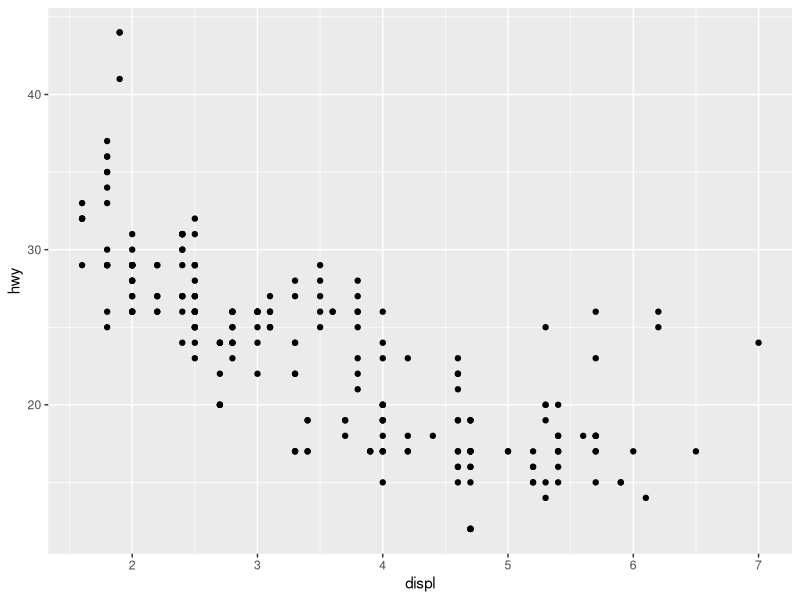
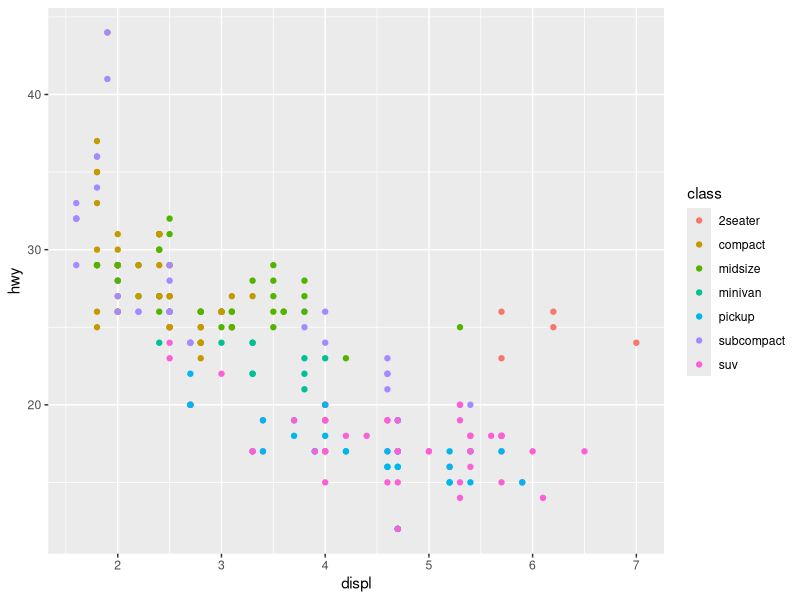
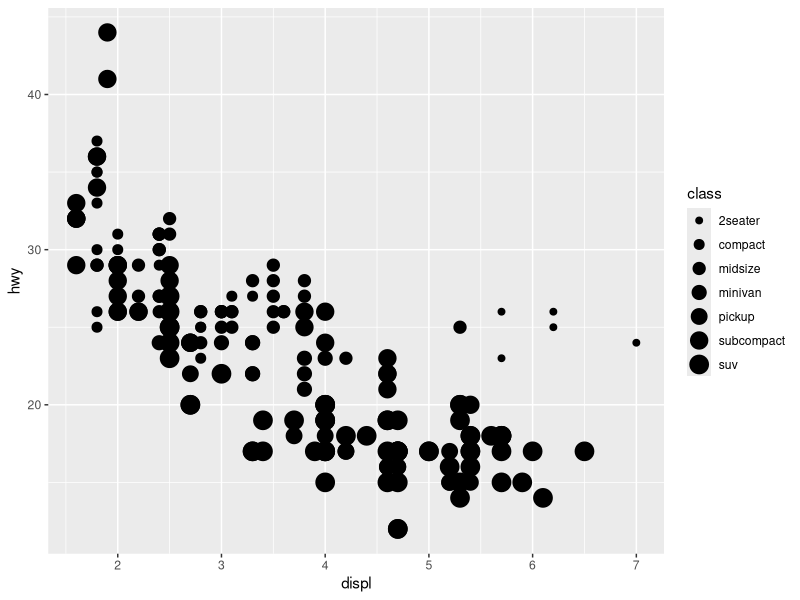
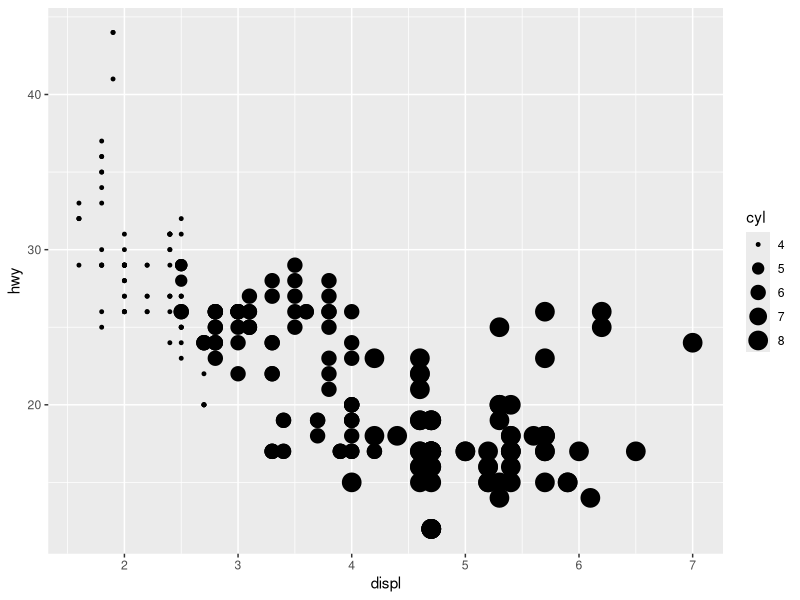
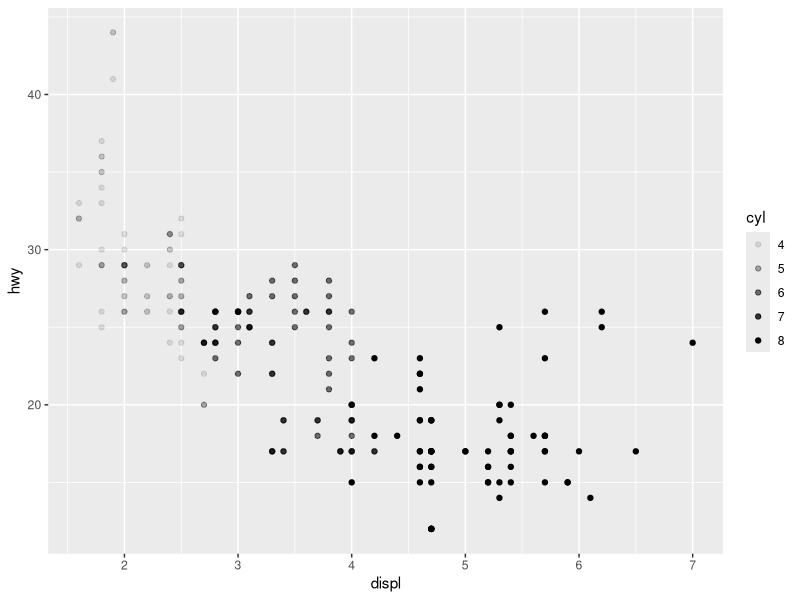
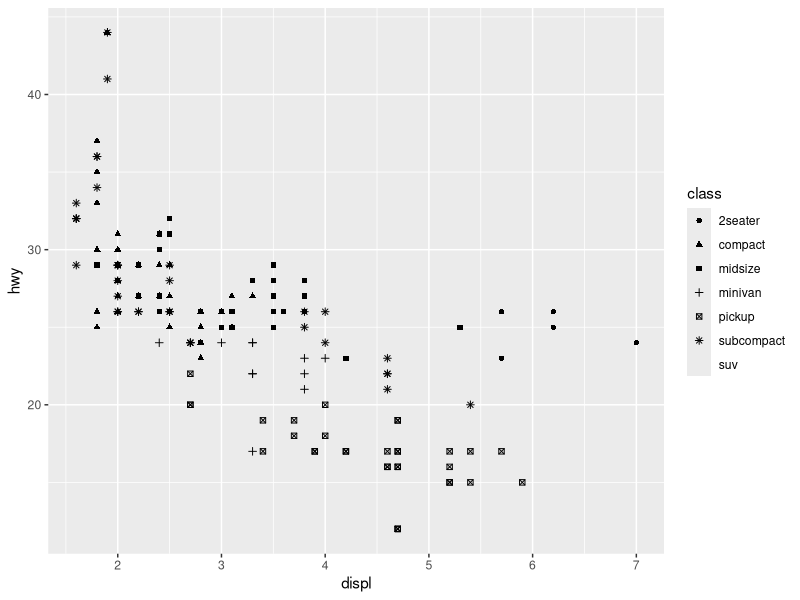
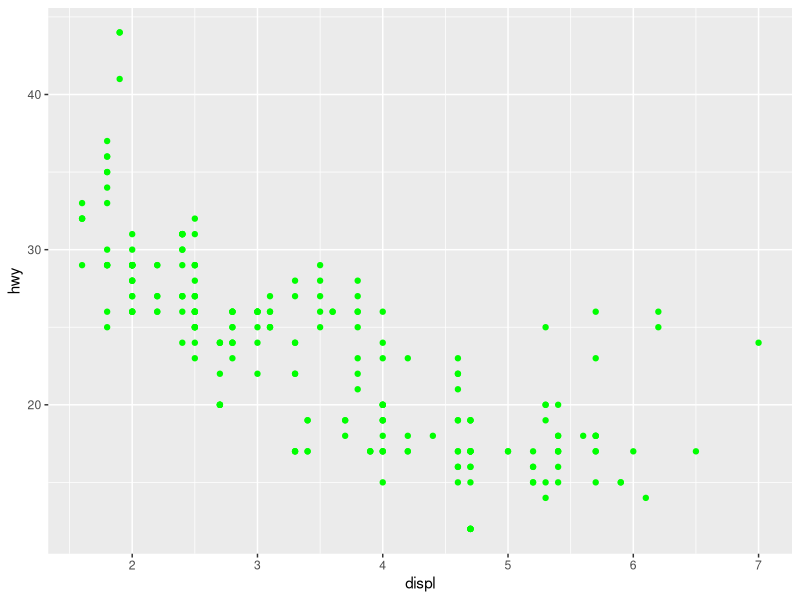
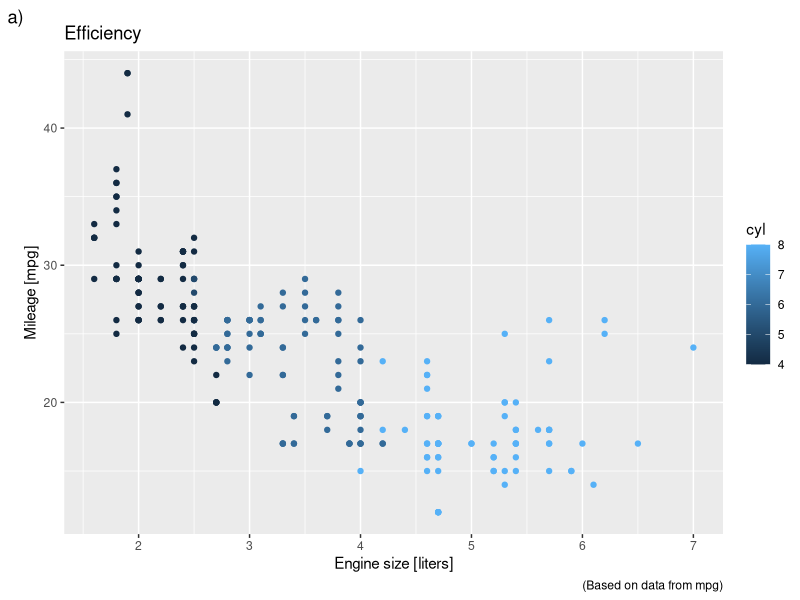

Source code (R) for these figures, in order:
rm(list = ls())
#install.packages("tidyverse")
#install.packages("gridExtra")
#install.packages("MASS")
library(tidyverse)
library(gridExtra)
library(MASS)

data("mpg")
head(mpg)

# scatterplot of engine size (displ) and highway mileage (hwy) in mpg data. 
ggplot(data = mpg) + 
  geom_point(mapping = aes(x = displ, y = hwy))

# colored scatterplot, color based on class variable that is a factor (categorical)
ggplot(data = mpg) + 
  geom_point(mapping = aes(x = displ, y = hwy, color = class))

# size of scatter based on factor variable. Warning as size should be applied to continuous variable
ggplot(data = mpg) + 
  geom_point(mapping = aes(x = displ, y = hwy, size = class))

# size is better suited for numeric variables such as cyl
ggplot(data = mpg) + 
  geom_point(mapping = aes(x = displ, y = hwy, size = cyl))

# alpha controls the transparency of scatter. Ideal for continuous variable
ggplot(data = mpg) + 
  geom_point(mapping = aes(x = displ, y = hwy, alpha = cyl))

# shape controls the shape of the scatter. Here, factor variable is best suited to match to each shape.
ggplot(data = mpg) + 
  geom_point(mapping = aes(x = displ, y = hwy, shape = class))

# change the aesthetics of the entire plot by putting size, shape, color arguments outside of aes.
ggplot(data = mpg) + 
  geom_point(mapping = aes(x = displ, y = hwy), shape = 19, color = "green")

# labs can be used to assign labels
ggplot(data = mpg) + 
  geom_point(mapping = aes(x = displ, y = hwy, color = cyl)) + 
  labs(x = "Engine size [liters]", y = "Mileage [mpg]", title = "Efficiency", caption = "(Based on data from mpg)", tag = "a)")

# to make subplots based on multiple categories use facet_wrap. 
ggplot(data = mpg) + 
  geom_point(mapping = aes(x = displ, y = hwy)) +
  facet_wrap(~ manufacturer, nrow = 2)

# facet_grid() can make subplots based on two categorical variables
ggplot(data = mpg) + 
  geom_point(mapping = aes(x = displ, y = hwy)) +
  facet_grid(class ~ cyl)

# draws a smooth line using local regression. Shading based on standard error
ggplot(data = mpg) +
  geom_smooth(mapping = aes(x = displ, y = hwy))

# you can separate the lines by categories (here, drv)
ggplot(data = mpg) +
  geom_smooth(mapping = aes(x = displ, y = hwy, linetype = as.factor(cyl)))

# you can combine multiple layers of geoms over each other. For e.g. combining a scatterplot and a smooth lineplot
ggplot(data = mpg) +
  geom_point(mapping = aes(x = displ, y = hwy)) +     #notice that I am repeating code, which is not good
  geom_smooth(mapping = aes(x = displ, y = hwy))

# Instead we can write the above code as
ggplot(data = mpg, mapping = aes(x = displ, y = hwy)) +
  geom_point() + 
  geom_smooth()

# you can override global aesthetic mapping by  providing local aes mappings
ggplot(data = mpg, mapping = aes(x = displ, y = hwy, color = class)) +
  geom_point() +      # this is not good, since we to color by class in the scatterplot, not differentiate in the lineplot
  geom_smooth()

# Instead we can do the above as 
ggplot(data = mpg, mapping = aes(x = displ, y = hwy)) +
  geom_point(mapping = aes(color = class)) +     
  geom_smooth()

# We can also give different data to different geoms. 
ggplot(data = mpg, mapping = aes(x = displ, y = hwy)) +
  geom_point(mapping = aes(color = class)) +     
  geom_smooth(data = filter(mpg, class == "compact"), se = FALSE) #se = false turns off shading for standard error

# create a bar chart using geom_bar. Geom_bar will autocompute counts and draw ditribution
ggplot(data = mpg) +
  geom_bar(mapping = aes(x = class))

# Creating a testing a variable demo
demo <-  tribble( ~cut, ~freq, 
                  "Fair", 1610,
                  "Good", 4906,
                  "Very Good", 12082,
                  "Premium", 13791,
                  "Ideal", 21551)
# To plot an already computed frequency, use stat = "identity"
ggplot(data = demo) +
  geom_bar(mapping = aes(x = cut, y = freq), stat = "identity")

# you can also draw bar charts for proportions using prop if you don't have the frequency computed. 
# Proportion is computed for the whole group, so group = 1.
ggplot(data = mpg) +
  geom_bar(mapping = aes(x = class, y = stat(prop), group = 1))

# stat_summary() creates a summary plot with median, max, and min. 
ggplot(data = mpg) + 
  stat_summary(mapping = aes(x  = class, y = hwy), fun.ymin = min, fun.ymax =  max, fun.y = median)

# bar charts also have color / fill argument that colors each category uniquely
ggplot(data = mpg) +
  geom_bar(mapping = aes(x = class, color = class))
 
# or even better
ggplot(data = mpg) +
  geom_bar(mapping = aes(x = class, fill = class))

# to get stacked bar chart, change the fill variable to a categorical variable that is not the x-variable.
ggplot(data = mpg) +
  geom_bar(mapping = aes(x = class, fill = drv))

# Instead of stacked, if you want to separate the stacks by slight moving left and right of the tick marks, use position = "dodge"
ggplot(data = mpg) +
  geom_bar(mapping = aes(x = class, fill = drv), position = "dodge")

# histograms are very useful and can be created by geom_histogram()
ggplot(data = mpg) +
  geom_histogram(binwidth = 2, mapping = aes(x = hwy))

# gridExtra package helps make multiple plots in a grid. Let me show how the binwidth affects the histogram
plot1 = ggplot(data = mpg) +
  geom_histogram(binwidth = 0.5, mapping = aes(x = hwy)) + 
  labs(title = "Binwidth = 0.5")

plot2 = ggplot(data = mpg) +
  geom_histogram(binwidth = 1, mapping = aes(x = hwy)) + 
  labs(title = "Binwidth = 1")

plot3 = ggplot(data = mpg) +
  geom_histogram(binwidth = 2, mapping = aes(x = hwy)) + 
  labs(title = "Binwidth = 2")

plot4= ggplot(data = mpg) +
  geom_histogram(binwidth = 3, mapping = aes(x = hwy)) + 
  labs(title = "Binwidth = 3")

# putting multiple plots onto a grid
grid.arrange(plot1, plot2, plot3, plot4, ncol = 4)

# we can also create smoothed histogram, aka a density plot
ggplot(data = mpg) +
  geom_density(mapping = aes(x = hwy))

# Another useful plot is a lollipop chart: hybrid between a bar chart and scatterplot
# Let's plot mtcars data sorted by mpg, and plot the cars along with mpg values
mtcars %>% mutate(carnames = rownames(mtcars)) %>%
  arrange(mpg) %>%
  mutate(ynames = factor(carnames, levels = carnames)) %>%  #need to convert car names to factors, then it can be plotted in geom_segment()
  ggplot(aes(x = mpg, y = ynames)) + 
  geom_segment(aes(x = 0, y = ynames, xend = mpg, yend = ynames), color = "grey") + 
  geom_point()

# Jittered plots are also useful when there are overalapping points. Do position = "jitter", think of this similar to dodge for geom_bar.
ggplot(data = mpg) +
  geom_point(mapping = aes(x = displ, y = hwy), position = "jitter")

# We can also flip the coordinate system. For example, switching a vertical boxplot to a horizontal boxplot.
ggplot(data = mpg, mapping = aes(x = class, y = hwy)) +
  geom_boxplot() + 
  coord_flip()

data("birthwt")
# 1st example 
ggplot(data = birthwt, mapping = aes(x = lwt, fill = as.factor(race))) +
  geom_histogram(binwidth = 10, alpha = 0.5) +
  scale_fill_discrete(name = "Race") +
  coord_flip()

# 2nd example
ggplot(data = birthwt, mapping = aes(x = lwt, fill = as.factor(smoke))) +
  geom_histogram(binwidth = 10) +
  scale_fill_discrete(name = "Smoker") +
  facet_wrap(~ smoke, nrow = 1)

